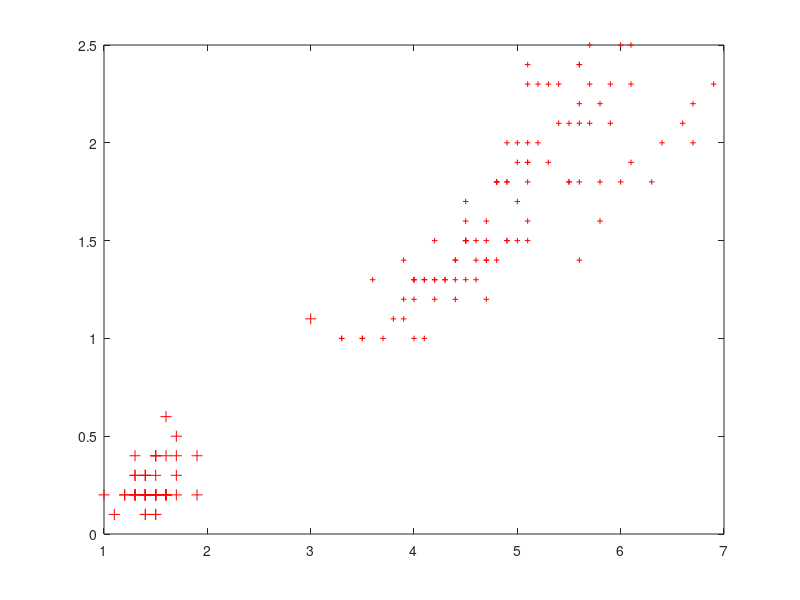

The MATLAB source for this figure:
clear all;
close all; 
clc;

load fisheriris;

x = meas(:,3:4);
k = 3;
max_it = 10;
centroids = zeros(k,size(x,2));
rand_id = randperm(size(x,1));
centroids = x(rand_id(1:k),:);

for i = i:max_it
    indices = zeros(size(x,1), 1);
    for i = 1:150
        cluster_no = 1;
        min_dist = sum((x(i, :) - centroids(1, :)).^2);
        for j = 2:k
            dist = sum((x(i, :) - centroids(j, :)).^2);
            if(dist < min_dist)
                min_dist  = dist;
                cluster_no = j;
            end
        end
    indices(i) = cluster_no;
    end
    [m, n] = size(x);
    centroids = zeros(k, n);
    for i = 1:k
        xi = x(indices==i, :);
        ck = size(xi, 1);
        centroids(i, :) = (1/ck) * [sum(xi(:,1)) sum(xi(:,2))];
    end
end

j = 1;
for i = 1:length(indices)
    plot(x(j, 1) , x(j, 2) , 'r+', 'MarkerSize', indices(i)*4);
    hold on;
    j = j + 1;
end
